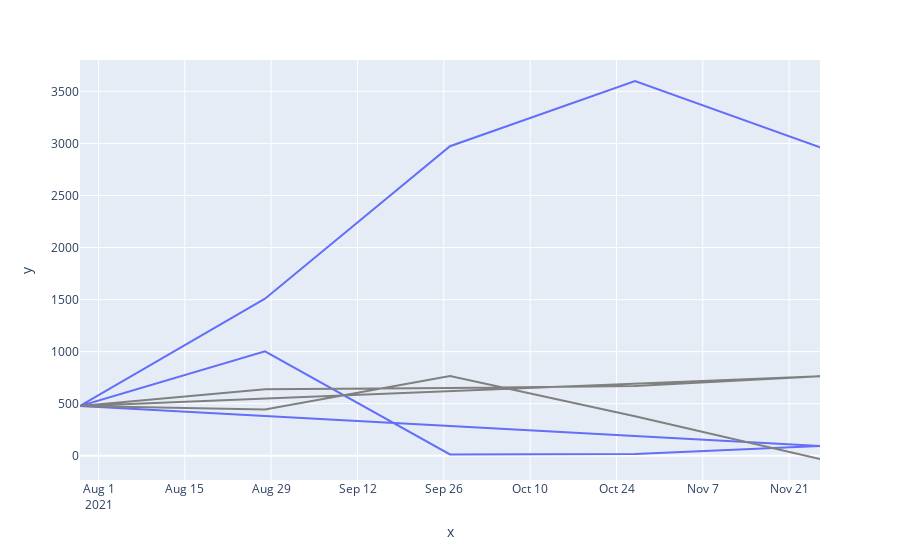

The notebook cell saved with this chart:
### Code cell
fig = px.line(x=df_time.time, y=df_time.current_value)
fig.add_trace(
    go.Scatter(
        x=df_time.time,
        y=df_time.spent,
        mode="lines",
        line=go.scatter.Line(color="gray"),
        showlegend=False)
)
fig.show()

### Figure 1 — Plotly figure (JSON) as saved in the notebook; plotly's stock layout.template omitted (floating-point values rounded to 4 significant figures)
{"data": [{"hovertemplate": "x=%{x}<br>y=%{y}<extra></extra>", "legendgroup": "", "line": {"color": "#636efa", "dash": "solid"}, "marker": {"symbol": "circle"}, "mode": "lines", "name": "", "orientation": "v", "showlegend": false, "type": "scatter", "x": ["2021-07-29", "2021-08-28", "2021-09-27", "2021-10-27", "2021-11-26", "2021-07-29", "2021-08-28", "2021-09-27", "2021-10-27", "2021-11-26"], "xaxis": "x", "y": [478, 1003.0, 13.0, 18.15, 93, 478.0, 1509.0, 2973.0, 3599.0, 2962.0], "yaxis": "y"}, {"line": {"color": "gray"}, "mode": "lines", "showlegend": false, "type": "scatter", "x": ["2021-07-29", "2021-08-28", "2021-09-27", "2021-10-27", "2021-11-26", "2021-07-29", "2021-08-28", "2021-09-27", "2021-10-27", "2021-11-26"], "y": [478, 639, 652, 670, 763, 478, 444, 765, 379, -31]}], "layout": {"legend": {"tracegroupgap": 0}, "margin": {"t": 60}, "xaxis": {"anchor": "y", "domain": [0, 1], "title": {"text": "x"}}, "yaxis": {"anchor": "x", "domain": [0, 1], "title": {"text": "y"}}}}
